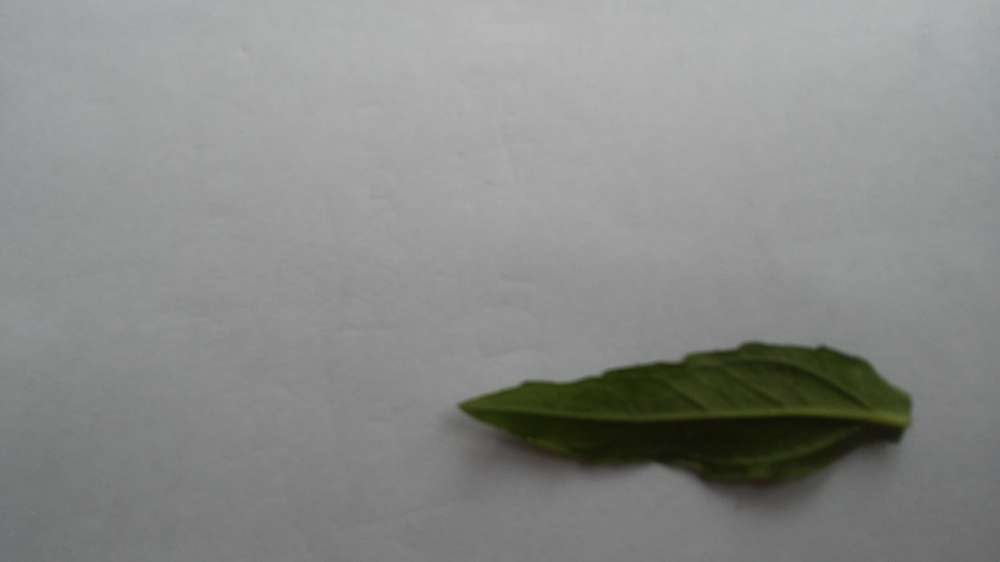
#> input picture Imagens/20220601_081538.jpg, 1000 x 562 px, shrunk from 3264 x 1836 before the run; its folder holds only this picture in this run
$ python -i segmentation.py   (imports and definitions only)
#> lines starting #> are read from the running program, lines starting #| are printed output that depends on the picture; after the words box and inside, x2 and y2 are one past the last pixel; in counts of white or black regions, pixels touching at a corner belong together
from genericpath import isdir
from skimage.segmentation import  chan_vese
import cv2 as cv
import numpy as np
import matplotlib.pyplot as plt
import os
from skimage.filters import threshold_otsu
import re
from .metrics import Metrics
import pandas as pd
from matplotlib.pyplot import imsave

class Segmentation():
    def __init__(self,path):
        self.path = path
        self.metrics = Metrics()

    def __getImage__(self):
        image = cv.imread(self.path)
#> image is the input picture: shape (562, 1000, 3); mean B, G, R 136.5, 138.7, 137.3
        return image

    def __getGrayImage__(self):
        image = self.__getImage__()
        image_gray = cv.cvtColor(image,cv.COLOR_BGR2GRAY)
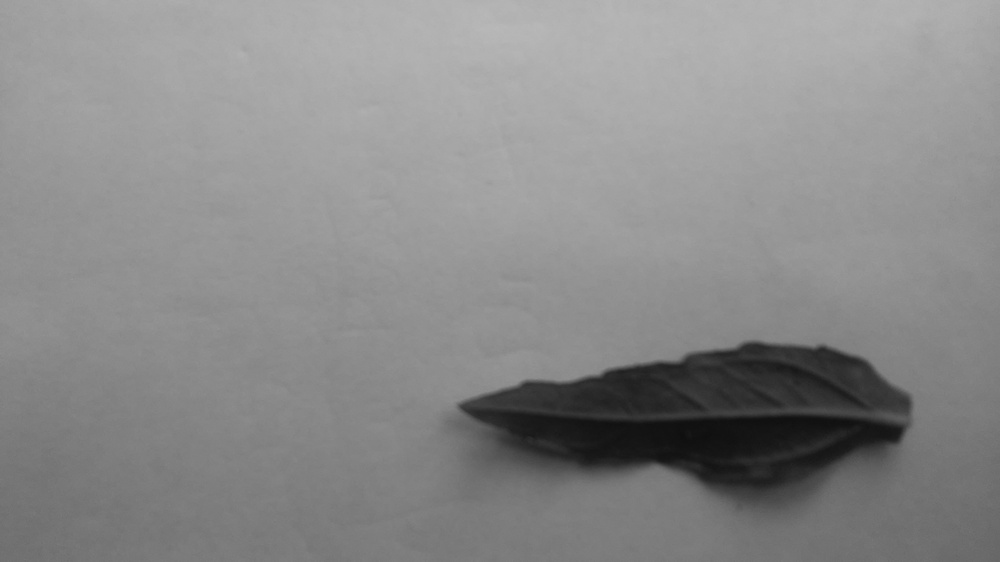
#> image_gray: shape (562, 1000); min 15, max 185, mean 137.9
        return image_gray

    def preProcessing(self, imageBGR):
        image_channel_green = imageBGR[:,:,1]
        return image_channel_green

    # [21 lines left out: function ContoursAreaSegmentation, not called in this run]

    def morphology(self, image_gray):
        #Passo 2: Blur/Suavização da imagem
        #suave = cv2.blur(img, (3, 3))
        suave = cv.GaussianBlur(image_gray, (3, 3), 0)

        # Binarização resultando em pixels brancos e pretos
        T = threshold_otsu(suave)
#> T = 96
        bin = suave.copy()
        bin[bin > T] = 255
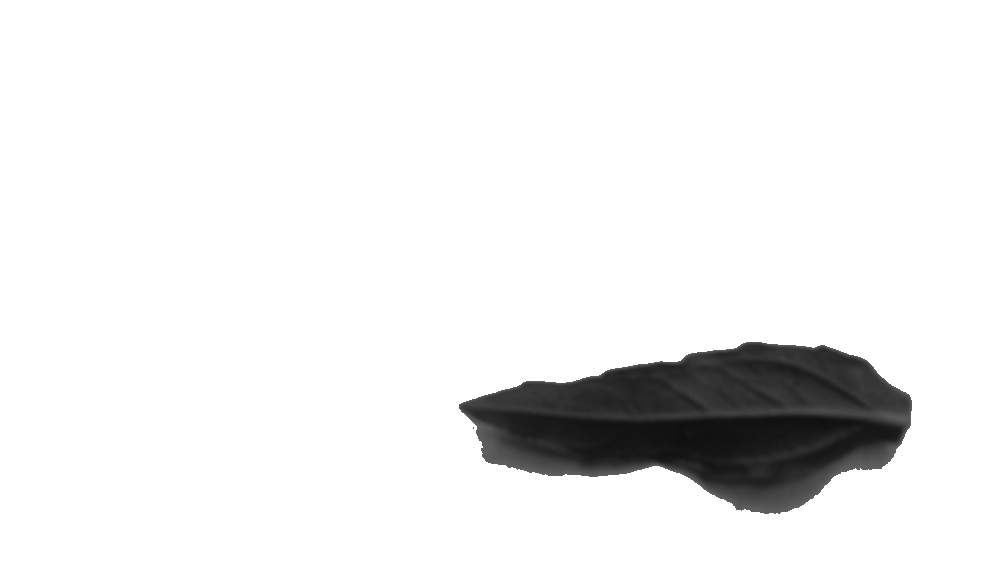
#> bin: shape (562, 1000); min 15, max 255, mean 236.4
        bin[bin < 255] = 0
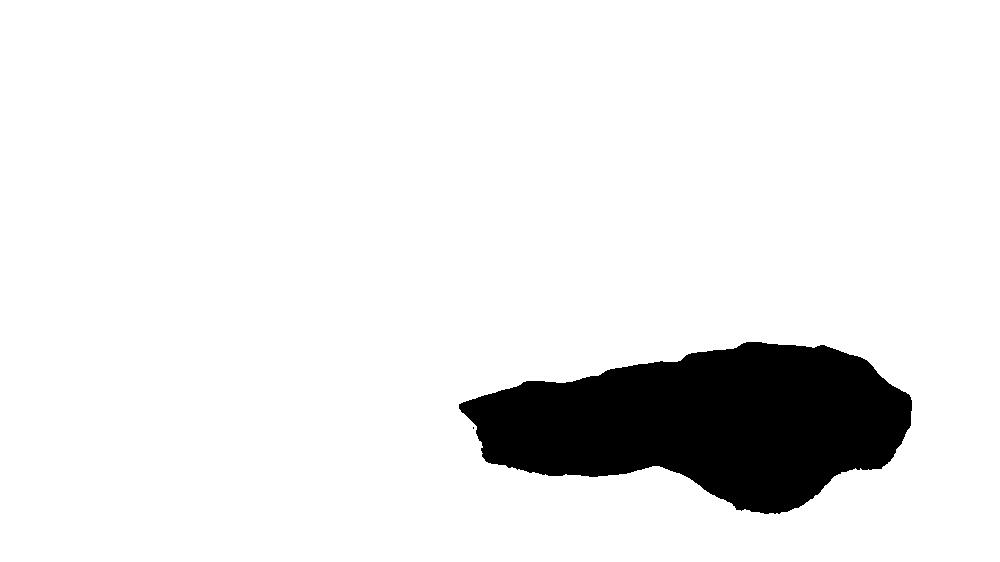
#> bin: shape (562, 1000); 91.1% white; 2 black regions (1 under 20 px), largest, box (x1, y1, x2, y2) and area: (459, 342, 912, 514) 49998
        bin = cv.bitwise_not(bin)

        # Operações morfológicas
        kernel = np.ones((5, 5), np.uint8)
        img_closing = cv.morphologyEx(bin, cv.MORPH_CLOSE, kernel)
#> img_closing: shape (562, 1000); 8.9% white; 1 white region, box (x1, y1, x2, y2) and area: (459, 342, 912, 514) 50046
        img_opening = cv.morphologyEx(img_closing, cv.MORPH_OPEN, kernel)
#> img_opening: shape (562, 1000); 8.9% white; 1 white region, box (x1, y1, x2, y2) and area: (459, 342, 912, 514) 50039
        image_segmentated = img_opening
        image_segmentated[image_segmentated!=0] = 1

        return image_segmentated

    # [10 lines left out: functions __ChanVeseSegmentation__, tecSeg02, not called in this run]

    def tecSeg03(self):
        image_gray = self.__getGrayImage__()
        image_segmentated = self.morphology(image_gray)
        return image_segmentated


    def __del__(self):
       del(self)


class SegmentationAllImages(Segmentation):
    # [81 lines left out: functions __init__, __getPathAllImages__, __segmentationAllImages__, __getFileName__, __generateCSV__, __saveImagesSegmented__, not called in this run]


>>> result = Segmentation('../../Imagens/20220601_081538.jpg').tecSeg03()

$ run again, on Imagens/20220601_081705.jpg
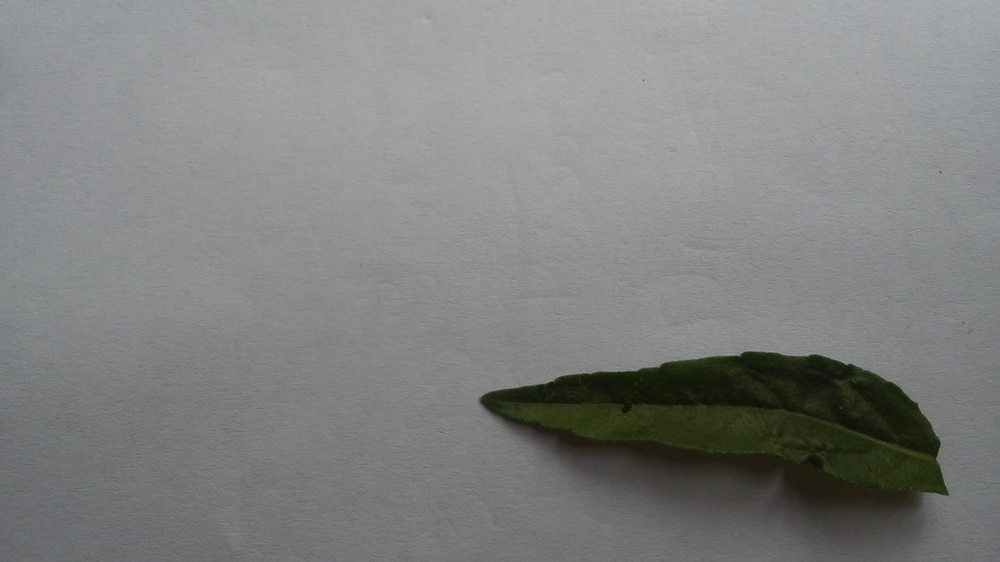
#> input picture Imagens/20220601_081705.jpg, 1000 x 562 px, shrunk from 3264 x 1836 before the run
#> in __getImage__, image is the input picture: shape (562, 1000, 3); mean B, G, R 128.8, 129.8, 128.4
#> T = 92
#> in morphology, `bin[bin > T] = 255`:
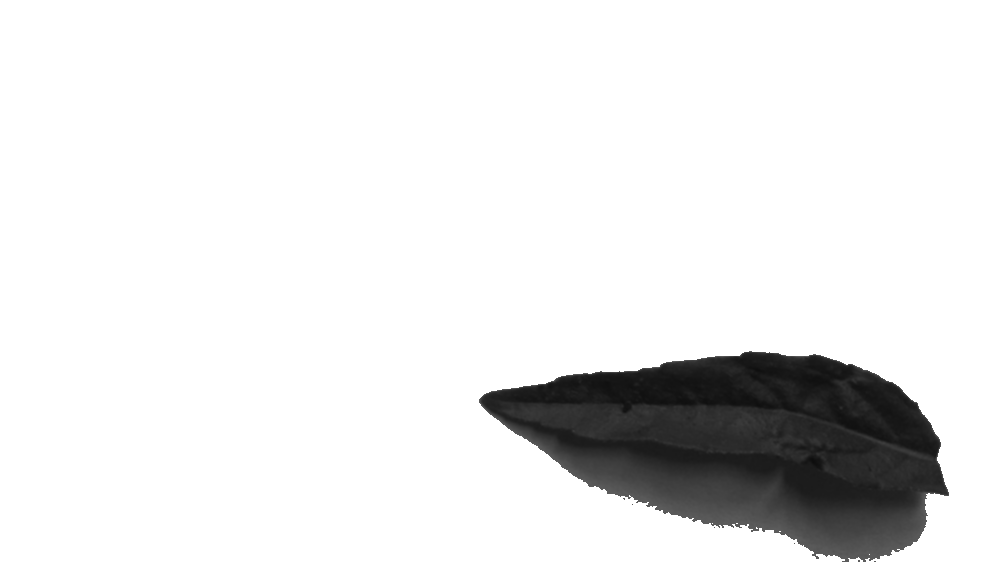
#> bin: shape (562, 1000); min 13, max 255, mean 231.4
#> in morphology, `bin[bin < 255] = 0`:
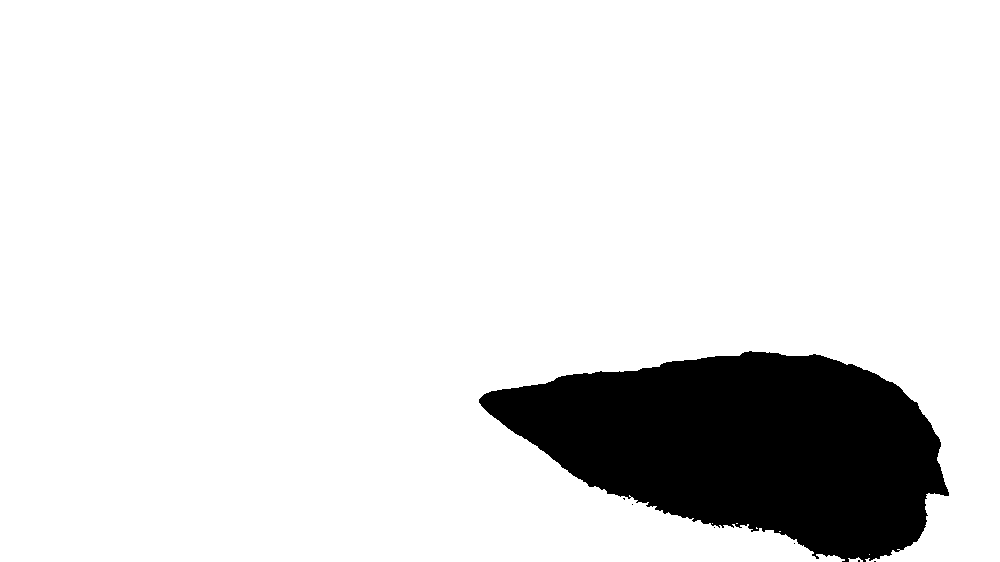
#> bin: shape (562, 1000); 88.8% white; 7 black regions (6 under 20 px), largest, box (x1, y1, x2, y2) and area: (479, 351, 949, 562) 63073
#> img_closing: shape (562, 1000); 11.3% white; 2 white regions (1 under 20 px), largest, box (x1, y1, x2, y2) and area: (479, 351, 949, 562) 63343
#> img_opening: shape (562, 1000); 11.3% white; 1 white region, box (x1, y1, x2, y2) and area: (480, 352, 948, 562) 63300

$ run again, on Imagens/20220601_081756.jpg
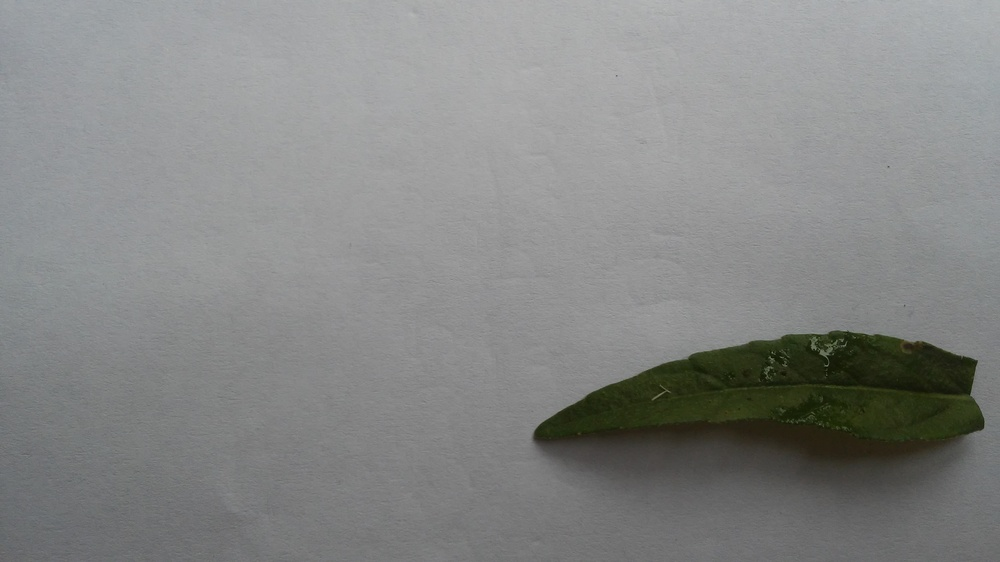
#> input picture Imagens/20220601_081756.jpg, 1000 x 562 px, shrunk from 3264 x 1836 before the run
#> in __getImage__, image is the input picture: shape (562, 1000, 3); mean B, G, R 133.7, 134.8, 133.5
#> T = 98
#> in morphology, `bin[bin < 255] = 0`:
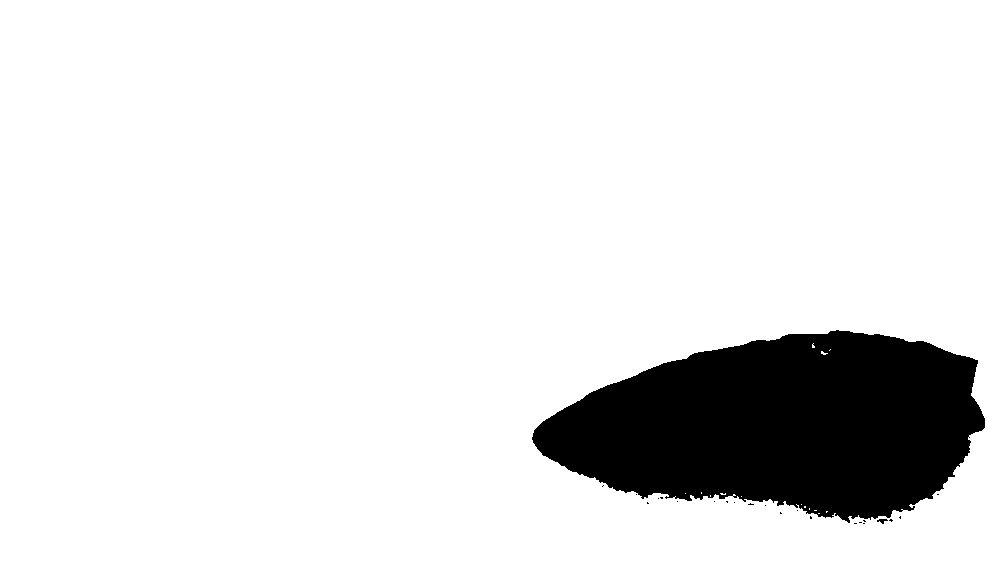
#> bin: shape (562, 1000); 89.2% white; 23 black regions (21 under 20 px), largest, box (x1, y1, x2, y2) and area: (532, 330, 985, 523) 60693, (877, 519, 888, 524) 30
#> img_closing: shape (562, 1000); 10.9% white; 3 white regions (2 under 20 px), largest, box (x1, y1, x2, y2) and area: (532, 330, 985, 524) 61221
#> img_opening: shape (562, 1000); 10.9% white; 1 white region, box (x1, y1, x2, y2) and area: (533, 331, 985, 523) 61131
#> in morphology, `image_segmentated[image_segmentated!=0] = 1`:
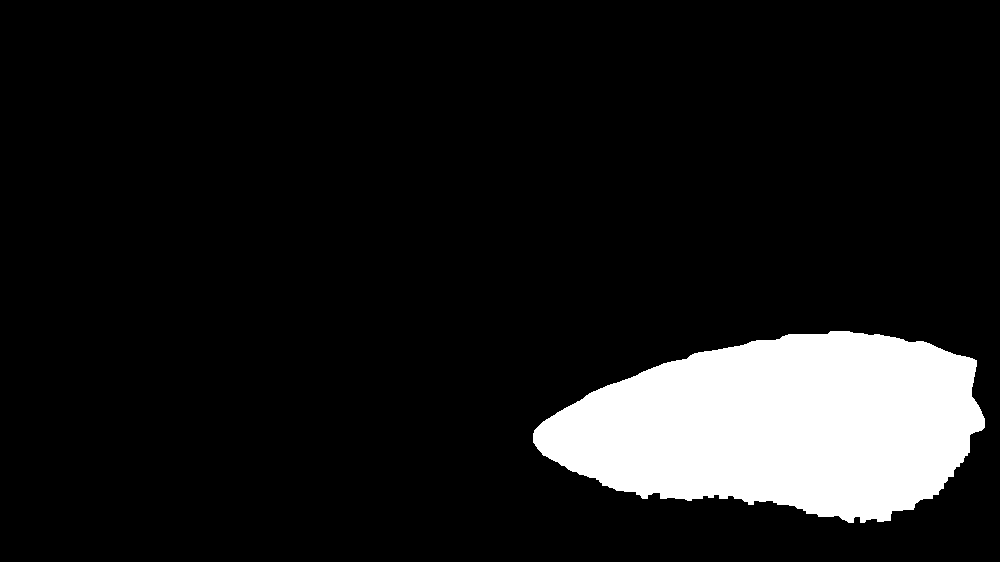
#> image_segmentated: shape (562, 1000); values 0 (black) and 1 (white), 10.9% white; 1 white region, box (x1, y1, x2, y2) and area: (533, 331, 985, 523) 61131

$ run again, on Imagens/20220601_081835.jpg
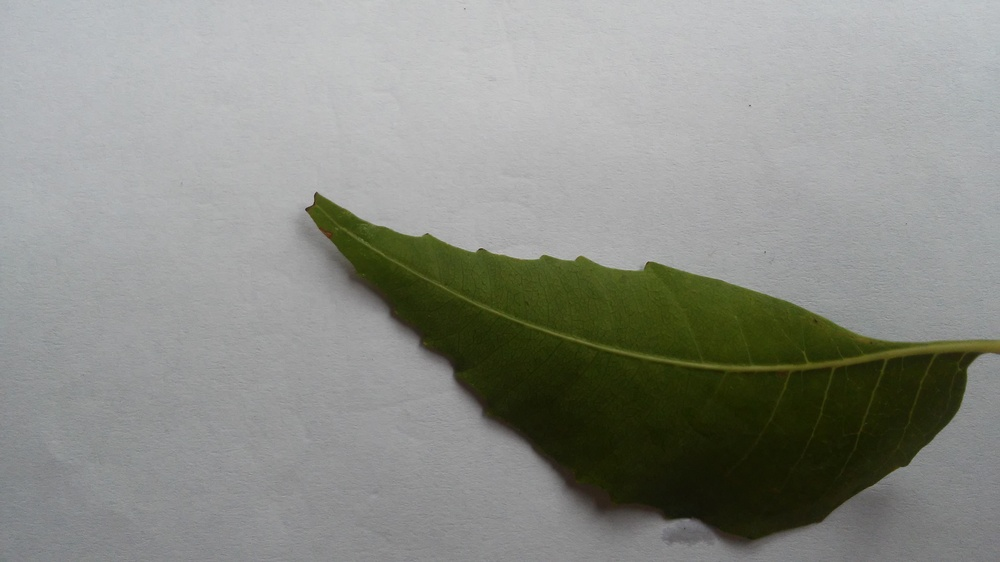
#> input picture Imagens/20220601_081835.jpg, 1000 x 562 px, shrunk from 3264 x 1836 before the run
#> in __getImage__, image is the input picture: shape (562, 1000, 3); mean B, G, R 134.8, 141.4, 139.2
#> in __getGrayImage__, `image_gray = cv.cvtColor(image,cv.COLOR_BGR2GRAY)`:
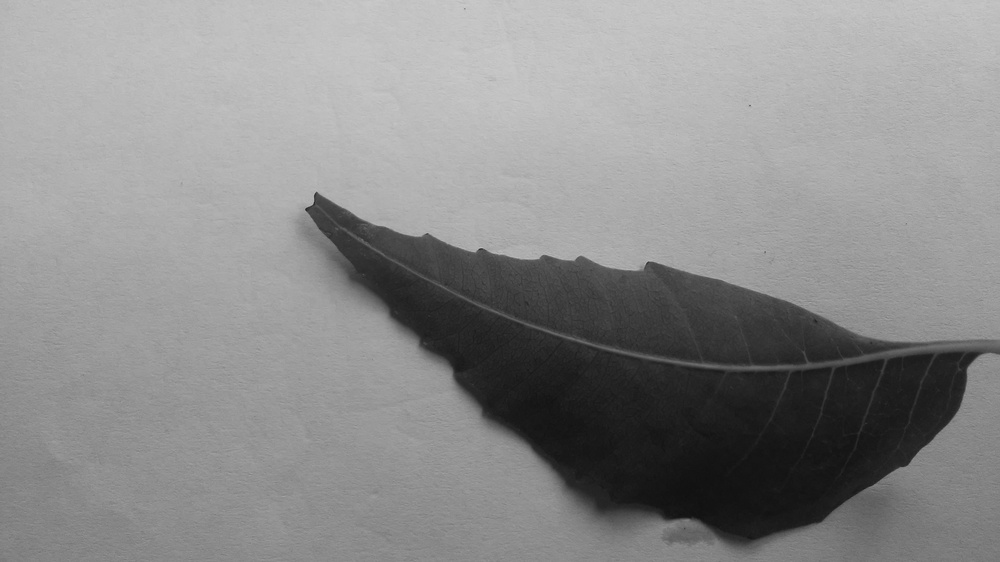
#> image_gray: shape (562, 1000); min 15, max 202, mean 139.9
#> T = 104
#> in morphology, `bin[bin < 255] = 0`:
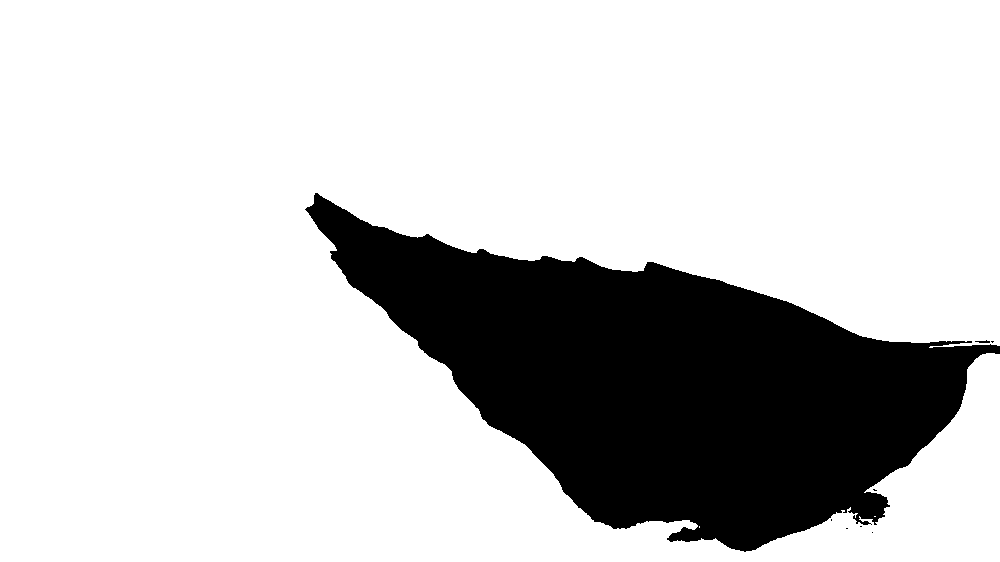
#> bin: shape (562, 1000); 79.2% white; 8 black regions (6 under 20 px), largest, box (x1, y1, x2, y2) and area: (305, 193, 1000, 552) 116627, (975, 340, 990, 343) 27
#> img_closing: shape (562, 1000); 20.8% white; 3 white regions (2 under 20 px), largest, box (x1, y1, x2, y2) and area: (305, 193, 1000, 552) 117030
#> img_opening: shape (562, 1000); 20.8% white; 1 white region, box (x1, y1, x2, y2) and area: (307, 195, 1000, 551) 116986
